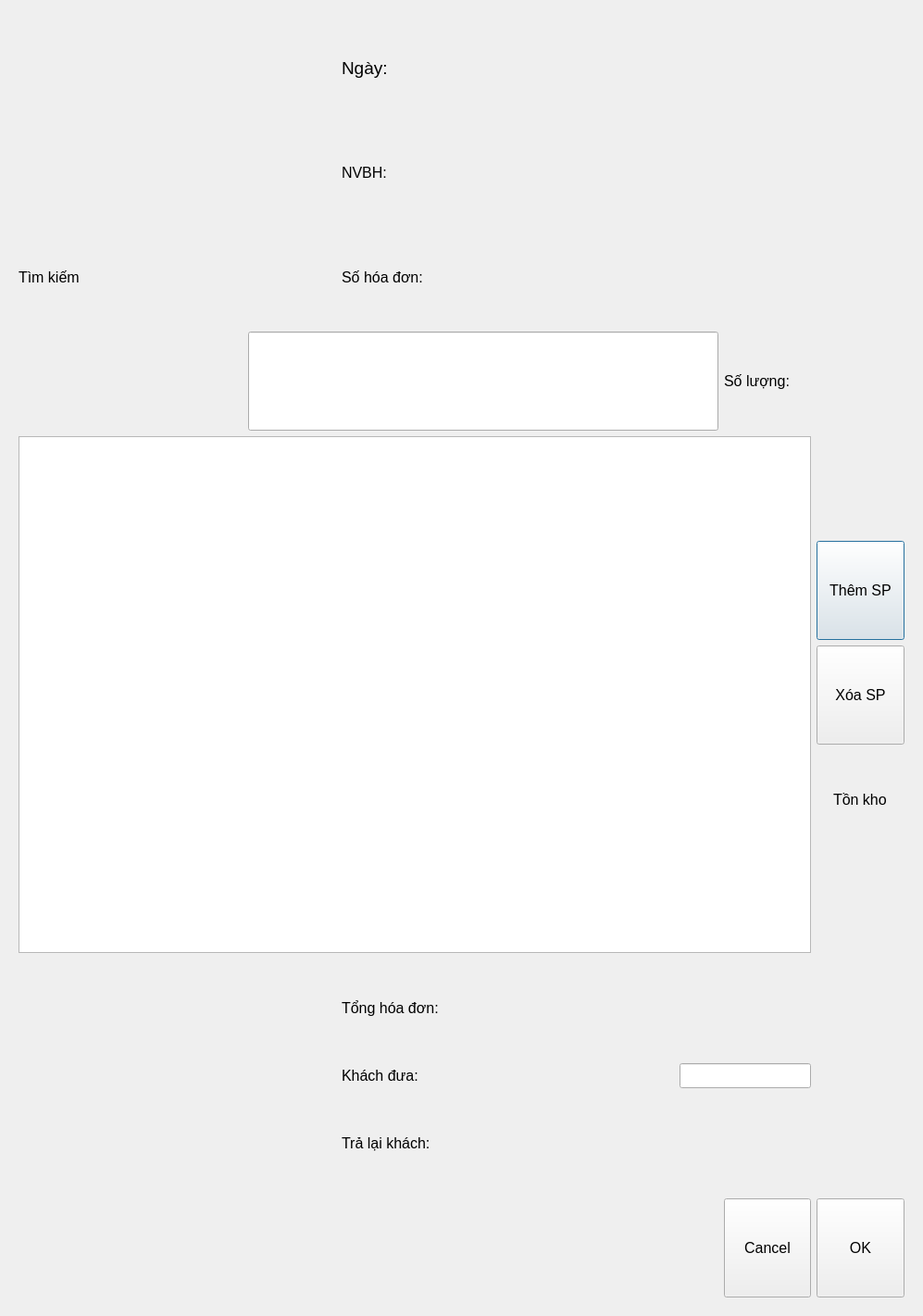
<?xml version="1.0" encoding="UTF-8"?>
<ui version="4.0">
 <class>SalesWindow</class>
 <widget class="QDialog" name="SalesWindow">
  <property name="geometry">
   <rect>
    <x>0</x>
    <y>0</y>
    <width>997</width>
    <height>1421</height>
   </rect>
  </property>
  <property name="sizePolicy">
   <sizepolicy hsizetype="Maximum" vsizetype="Maximum">
    <horstretch>0</horstretch>
    <verstretch>0</verstretch>
   </sizepolicy>
  </property>
  <property name="windowTitle">
   <string>Dialog</string>
  </property>
  <layout class="QGridLayout" name="gridLayout">
   <item row="0" column="1">
    <widget class="QWidget" name="gridWidget" native="true">
     <layout class="QGridLayout" name="gridLayout_6">
      <item row="3" column="1" colspan="5">
       <widget class="QLineEdit" name="search">
        <property name="sizePolicy">
         <sizepolicy hsizetype="Preferred" vsizetype="Preferred">
          <horstretch>0</horstretch>
          <verstretch>0</verstretch>
         </sizepolicy>
        </property>
        <property name="font">
         <font>
          <pointsize>12</pointsize>
         </font>
        </property>
        <property name="text">
         <string/>
        </property>
       </widget>
      </item>
      <item row="9" column="2">
       <widget class="QLabel" name="label_6">
        <property name="sizePolicy">
         <sizepolicy hsizetype="Preferred" vsizetype="Preferred">
          <horstretch>0</horstretch>
          <verstretch>0</verstretch>
         </sizepolicy>
        </property>
        <property name="font">
         <font>
          <pointsize>12</pointsize>
         </font>
        </property>
        <property name="text">
         <string>Tổng hóa đơn:</string>
        </property>
       </widget>
      </item>
      <item row="3" column="6">
       <widget class="QLabel" name="label_10">
        <property name="font">
         <font>
          <pointsize>12</pointsize>
         </font>
        </property>
        <property name="text">
         <string>Số lượng:</string>
        </property>
       </widget>
      </item>
      <item row="0" column="2">
       <widget class="QLabel" name="label_3">
        <property name="sizePolicy">
         <sizepolicy hsizetype="Preferred" vsizetype="Preferred">
          <horstretch>0</horstretch>
          <verstretch>0</verstretch>
         </sizepolicy>
        </property>
        <property name="font">
         <font>
          <pointsize>14</pointsize>
         </font>
        </property>
        <property name="text">
         <string>Ngày: </string>
        </property>
       </widget>
      </item>
      <item row="0" column="3" colspan="5">
       <widget class="QLabel" name="date_time">
        <property name="sizePolicy">
         <sizepolicy hsizetype="Preferred" vsizetype="Preferred">
          <horstretch>0</horstretch>
          <verstretch>0</verstretch>
         </sizepolicy>
        </property>
        <property name="font">
         <font>
          <pointsize>12</pointsize>
          <bold>true</bold>
         </font>
        </property>
        <property name="text">
         <string/>
        </property>
       </widget>
      </item>
      <item row="2" column="3" colspan="5">
       <widget class="QLabel" name="bill_num">
        <property name="sizePolicy">
         <sizepolicy hsizetype="Preferred" vsizetype="Preferred">
          <horstretch>0</horstretch>
          <verstretch>0</verstretch>
         </sizepolicy>
        </property>
        <property name="font">
         <font>
          <pointsize>12</pointsize>
          <bold>true</bold>
         </font>
        </property>
        <property name="text">
         <string/>
        </property>
       </widget>
      </item>
      <item row="3" column="7">
       <widget class="QLabel" name="num_book">
        <property name="font">
         <font>
          <pointsize>12</pointsize>
          <bold>true</bold>
         </font>
        </property>
        <property name="text">
         <string/>
        </property>
       </widget>
      </item>
      <item row="1" column="2">
       <widget class="QLabel" name="label_4">
        <property name="sizePolicy">
         <sizepolicy hsizetype="Preferred" vsizetype="Preferred">
          <horstretch>0</horstretch>
          <verstretch>0</verstretch>
         </sizepolicy>
        </property>
        <property name="font">
         <font>
          <pointsize>12</pointsize>
         </font>
        </property>
        <property name="text">
         <string>NVBH:</string>
        </property>
       </widget>
      </item>
      <item row="2" column="1">
       <widget class="QLabel" name="label_13">
        <property name="text">
         <string/>
        </property>
       </widget>
      </item>
      <item row="10" column="2">
       <widget class="QLabel" name="label_7">
        <property name="sizePolicy">
         <sizepolicy hsizetype="Preferred" vsizetype="Preferred">
          <horstretch>0</horstretch>
          <verstretch>0</verstretch>
         </sizepolicy>
        </property>
        <property name="font">
         <font>
          <pointsize>12</pointsize>
         </font>
        </property>
        <property name="text">
         <string>Khách đưa:</string>
        </property>
       </widget>
      </item>
      <item row="7" column="7" alignment="Qt::AlignmentFlag::AlignHCenter">
       <widget class="QLabel" name="label_9">
        <property name="font">
         <font>
          <pointsize>12</pointsize>
         </font>
        </property>
        <property name="text">
         <string>Tồn kho</string>
        </property>
       </widget>
      </item>
      <item row="5" column="7">
       <widget class="QPushButton" name="add">
        <property name="sizePolicy">
         <sizepolicy hsizetype="Preferred" vsizetype="Preferred">
          <horstretch>0</horstretch>
          <verstretch>0</verstretch>
         </sizepolicy>
        </property>
        <property name="font">
         <font>
          <pointsize>12</pointsize>
         </font>
        </property>
        <property name="text">
         <string>Thêm SP</string>
        </property>
        <property name="icon">
         <iconset resource="galeries.qrc">
          <normaloff>:/image/add.png</normaloff>:/image/add.png</iconset>
        </property>
       </widget>
      </item>
      <item row="12" column="7">
       <widget class="QPushButton" name="save_bill">
        <property name="sizePolicy">
         <sizepolicy hsizetype="Preferred" vsizetype="Preferred">
          <horstretch>0</horstretch>
          <verstretch>0</verstretch>
         </sizepolicy>
        </property>
        <property name="font">
         <font>
          <pointsize>12</pointsize>
         </font>
        </property>
        <property name="text">
         <string>OK</string>
        </property>
        <property name="icon">
         <iconset resource="galeries.qrc">
          <normaloff>:/image/ok.png</normaloff>:/image/ok.png</iconset>
        </property>
       </widget>
      </item>
      <item row="8" column="7">
       <widget class="QLabel" name="stock">
        <property name="font">
         <font>
          <pointsize>12</pointsize>
          <bold>true</bold>
         </font>
        </property>
        <property name="text">
         <string/>
        </property>
       </widget>
      </item>
      <item row="1" column="3" colspan="5">
       <widget class="QLabel" name="name">
        <property name="sizePolicy">
         <sizepolicy hsizetype="Preferred" vsizetype="Preferred">
          <horstretch>0</horstretch>
          <verstretch>0</verstretch>
         </sizepolicy>
        </property>
        <property name="font">
         <font>
          <pointsize>12</pointsize>
          <bold>true</bold>
         </font>
        </property>
        <property name="text">
         <string/>
        </property>
       </widget>
      </item>
      <item row="2" column="0">
       <widget class="QLabel" name="label_2">
        <property name="sizePolicy">
         <sizepolicy hsizetype="Preferred" vsizetype="Preferred">
          <horstretch>0</horstretch>
          <verstretch>0</verstretch>
         </sizepolicy>
        </property>
        <property name="font">
         <font>
          <pointsize>12</pointsize>
         </font>
        </property>
        <property name="text">
         <string>Tìm kiếm</string>
        </property>
       </widget>
      </item>
      <item row="0" column="0" rowspan="2">
       <widget class="QLabel" name="logo">
        <property name="text">
         <string/>
        </property>
        <property name="pixmap">
         <pixmap resource="galeries.qrc">:/image/shopping-cart.png</pixmap>
        </property>
        <property name="scaledContents">
         <bool>true</bool>
        </property>
       </widget>
      </item>
      <item row="11" column="2">
       <widget class="QLabel" name="label_8">
        <property name="sizePolicy">
         <sizepolicy hsizetype="Preferred" vsizetype="Preferred">
          <horstretch>0</horstretch>
          <verstretch>0</verstretch>
         </sizepolicy>
        </property>
        <property name="font">
         <font>
          <pointsize>12</pointsize>
         </font>
        </property>
        <property name="text">
         <string>Trả lại khách:</string>
        </property>
       </widget>
      </item>
      <item row="3" column="0" alignment="Qt::AlignmentFlag::AlignRight">
       <widget class="QLabel" name="label">
        <property name="minimumSize">
         <size>
          <width>242</width>
          <height>0</height>
         </size>
        </property>
        <property name="text">
         <string/>
        </property>
        <property name="pixmap">
         <pixmap resource="galeries.qrc">:/image/search.png</pixmap>
        </property>
        <property name="scaledContents">
         <bool>true</bool>
        </property>
       </widget>
      </item>
      <item row="2" column="2">
       <widget class="QLabel" name="label_5">
        <property name="sizePolicy">
         <sizepolicy hsizetype="Preferred" vsizetype="Preferred">
          <horstretch>0</horstretch>
          <verstretch>0</verstretch>
         </sizepolicy>
        </property>
        <property name="font">
         <font>
          <pointsize>12</pointsize>
         </font>
        </property>
        <property name="text">
         <string>Số hóa đơn:</string>
        </property>
       </widget>
      </item>
      <item row="6" column="7">
       <widget class="QPushButton" name="remove">
        <property name="sizePolicy">
         <sizepolicy hsizetype="Preferred" vsizetype="Preferred">
          <horstretch>0</horstretch>
          <verstretch>0</verstretch>
         </sizepolicy>
        </property>
        <property name="font">
         <font>
          <pointsize>12</pointsize>
         </font>
        </property>
        <property name="text">
         <string>Xóa SP</string>
        </property>
        <property name="icon">
         <iconset resource="galeries.qrc">
          <normaloff>:/image/remove_2.png</normaloff>:/image/remove_2.png</iconset>
        </property>
       </widget>
      </item>
      <item row="4" column="0" rowspan="5" colspan="7">
       <widget class="QTableWidget" name="products">
        <property name="font">
         <font>
          <pointsize>12</pointsize>
         </font>
        </property>
       </widget>
      </item>
      <item row="10" column="3" colspan="4" alignment="Qt::AlignmentFlag::AlignRight">
       <widget class="QLineEdit" name="money_customer">
        <property name="font">
         <font>
          <pointsize>12</pointsize>
         </font>
        </property>
       </widget>
      </item>
      <item row="11" column="3" colspan="4" alignment="Qt::AlignmentFlag::AlignRight">
       <widget class="QLabel" name="money_return">
        <property name="font">
         <font>
          <pointsize>12</pointsize>
         </font>
        </property>
        <property name="text">
         <string/>
        </property>
       </widget>
      </item>
      <item row="9" column="5" colspan="2" alignment="Qt::AlignmentFlag::AlignRight">
       <widget class="QLabel" name="total">
        <property name="font">
         <font>
          <pointsize>12</pointsize>
          <bold>true</bold>
         </font>
        </property>
        <property name="text">
         <string/>
        </property>
       </widget>
      </item>
      <item row="12" column="6">
       <widget class="QPushButton" name="cancel">
        <property name="sizePolicy">
         <sizepolicy hsizetype="Minimum" vsizetype="Minimum">
          <horstretch>0</horstretch>
          <verstretch>0</verstretch>
         </sizepolicy>
        </property>
        <property name="font">
         <font>
          <pointsize>12</pointsize>
         </font>
        </property>
        <property name="text">
         <string>Cancel</string>
        </property>
        <property name="icon">
         <iconset resource="galeries.qrc">
          <normaloff>:/image/cancel.png</normaloff>:/image/cancel.png</iconset>
        </property>
       </widget>
      </item>
     </layout>
    </widget>
   </item>
  </layout>
 </widget>
 <resources>
  <include location="galeries.qrc"/>
 </resources>
 <connections/>
</ui>
